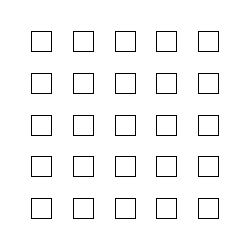
Frame 1 (no input)
Frame 2 (the mouse pressed at the canvas centre, redrawn once): identical to frame 1, image omitted

The Processing sketch that drew this single still picture (run headless with seeded random() and noise(); the mouse was pressed at the canvas centre and the sketch redrawn once):

// Processing sketch: loopNested
// ── loopNested.pde
// divide the canvas into a grid with this spacing
float squareSpacing;

// this is the "origin" of our "grid"
float rowX;
float rowY;

// width of the squares
float squareWidth = 20;

// how many rows and columns
float qty_squares = 5;

void setup() {
  
  size(250, 250);
  background(255); 
  
  // calculate the squareSpacing based on the canvas width
  squareSpacing = width / (qty_squares + 1);
  rowX = squareSpacing;
  rowY = squareSpacing;
  
  noLoop();
  
}

void draw() {
  
  background(255);
  
  rectMode(CENTER);
  
  // iterate through the row
  for (int i = 0; i < qty_squares; i++) {
    // iterate through the columns
    for (int j = 0; j < qty_squares; j++) {
      // draw a square
      square(rowX + (i*squareSpacing), rowY + (j*squareSpacing), squareWidth);
      
    }
    
  }

}
